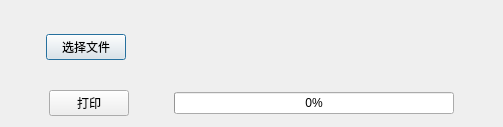
<?xml version="1.0" encoding="UTF-8"?>
<ui version="4.0">
 <class>Dialog</class>
 <widget class="QDialog" name="Dialog">
  <property name="geometry">
   <rect>
    <x>0</x>
    <y>0</y>
    <width>503</width>
    <height>127</height>
   </rect>
  </property>
  <property name="windowTitle">
   <string>Dialog</string>
  </property>
  <layout class="QVBoxLayout" name="verticalLayout">
   <item>
    <layout class="QHBoxLayout" name="horizontalLayout_2">
     <item>
      <spacer name="horizontalSpacer">
       <property name="orientation">
        <enum>Qt::Horizontal</enum>
       </property>
       <property name="sizeHint" stdset="0">
        <size>
         <width>40</width>
         <height>20</height>
        </size>
       </property>
      </spacer>
     </item>
     <item>
      <widget class="QPushButton" name="pushButton">
       <property name="text">
        <string>选择文件</string>
       </property>
      </widget>
     </item>
     <item>
      <spacer name="horizontalSpacer_2">
       <property name="orientation">
        <enum>Qt::Horizontal</enum>
       </property>
       <property name="sizeHint" stdset="0">
        <size>
         <width>40</width>
         <height>20</height>
        </size>
       </property>
      </spacer>
     </item>
     <item>
      <widget class="QLabel" name="label">
       <property name="minimumSize">
        <size>
         <width>291</width>
         <height>31</height>
        </size>
       </property>
       <property name="text">
        <string/>
       </property>
      </widget>
     </item>
     <item>
      <spacer name="horizontalSpacer_3">
       <property name="orientation">
        <enum>Qt::Horizontal</enum>
       </property>
       <property name="sizeHint" stdset="0">
        <size>
         <width>40</width>
         <height>20</height>
        </size>
       </property>
      </spacer>
     </item>
    </layout>
   </item>
   <item>
    <layout class="QHBoxLayout" name="horizontalLayout">
     <item>
      <spacer name="horizontalSpacer_4">
       <property name="orientation">
        <enum>Qt::Horizontal</enum>
       </property>
       <property name="sizeHint" stdset="0">
        <size>
         <width>40</width>
         <height>20</height>
        </size>
       </property>
      </spacer>
     </item>
     <item>
      <widget class="QPushButton" name="pushButton_2">
       <property name="text">
        <string>打印</string>
       </property>
      </widget>
     </item>
     <item>
      <spacer name="horizontalSpacer_5">
       <property name="orientation">
        <enum>Qt::Horizontal</enum>
       </property>
       <property name="sizeHint" stdset="0">
        <size>
         <width>40</width>
         <height>20</height>
        </size>
       </property>
      </spacer>
     </item>
     <item>
      <widget class="QProgressBar" name="progressBar">
       <property name="minimumSize">
        <size>
         <width>280</width>
         <height>0</height>
        </size>
       </property>
       <property name="value">
        <number>0</number>
       </property>
      </widget>
     </item>
     <item>
      <spacer name="horizontalSpacer_6">
       <property name="orientation">
        <enum>Qt::Horizontal</enum>
       </property>
       <property name="sizeHint" stdset="0">
        <size>
         <width>40</width>
         <height>20</height>
        </size>
       </property>
      </spacer>
     </item>
    </layout>
   </item>
  </layout>
 </widget>
 <layoutdefault spacing="6" margin="11"/>
 <resources/>
 <connections/>
</ui>
